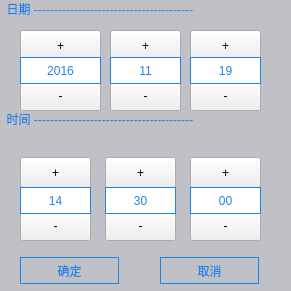
<?xml version="1.0" encoding="UTF-8"?>
<ui version="4.0">
 <class>timeset</class>
 <widget class="QWidget" name="timeset">
  <property name="geometry">
   <rect>
    <x>0</x>
    <y>0</y>
    <width>291</width>
    <height>291</height>
   </rect>
  </property>
  <property name="windowTitle">
   <string>Form</string>
  </property>
  <widget class="QPushButton" name="pushButton_5">
   <property name="geometry">
    <rect>
     <x>105</x>
     <y>157</y>
     <width>71</width>
     <height>31</height>
    </rect>
   </property>
   <property name="text">
    <string>+</string>
   </property>
  </widget>
  <widget class="QLabel" name="label_3">
   <property name="geometry">
    <rect>
     <x>110</x>
     <y>57</y>
     <width>71</width>
     <height>27</height>
    </rect>
   </property>
   <property name="styleSheet">
    <string notr="true">color: rgb(33, 131, 229);
background-color: rgb(255, 255, 255);
border-color: rgb(33, 131, 229);
border-width: 1px;
border-style: solid;</string>
   </property>
   <property name="text">
    <string>11</string>
   </property>
   <property name="alignment">
    <set>Qt::AlignCenter</set>
   </property>
  </widget>
  <widget class="QLabel" name="label">
   <property name="geometry">
    <rect>
     <x>0</x>
     <y>0</y>
     <width>291</width>
     <height>291</height>
    </rect>
   </property>
   <property name="styleSheet">
    <string notr="true">#label {
   color: rgb(33, 131, 229);
	background-color: rgb(192, 193, 198);
}
#label  *{
	background-color: rgb();
}</string>
   </property>
   <property name="text">
    <string>&lt;html&gt;&lt;head/&gt;&lt;body&gt;&lt;p&gt;&amp;nbsp;&amp;nbsp;日期 ----------------------------------------&lt;/p&gt;&lt;p&gt;&lt;br/&gt;&lt;/p&gt;&lt;p&gt;&lt;br/&gt;&lt;/p&gt;&lt;p&gt; &amp;nbsp;&amp;nbsp;时间  ----------------------------------------&lt;br/&gt;&lt;/p&gt;&lt;/body&gt;&lt;/html&gt;</string>
   </property>
   <property name="alignment">
    <set>Qt::AlignLeading|Qt::AlignLeft|Qt::AlignTop</set>
   </property>
  </widget>
  <widget class="QLabel" name="label_6">
   <property name="geometry">
    <rect>
     <x>105</x>
     <y>187</y>
     <width>71</width>
     <height>27</height>
    </rect>
   </property>
   <property name="styleSheet">
    <string notr="true">color: rgb(33, 131, 229);
background-color: rgb(255, 255, 255);
border-color: rgb(33, 131, 229);
border-width: 1px;
border-style: solid;</string>
   </property>
   <property name="text">
    <string>30</string>
   </property>
   <property name="alignment">
    <set>Qt::AlignCenter</set>
   </property>
  </widget>
  <widget class="QPushButton" name="pushButton_6">
   <property name="geometry">
    <rect>
     <x>190</x>
     <y>157</y>
     <width>71</width>
     <height>31</height>
    </rect>
   </property>
   <property name="text">
    <string>+</string>
   </property>
  </widget>
  <widget class="QPushButton" name="pushButton_8">
   <property name="geometry">
    <rect>
     <x>160</x>
     <y>257</y>
     <width>99</width>
     <height>27</height>
    </rect>
   </property>
   <property name="styleSheet">
    <string notr="true">color: rgb(33, 131, 229);
border-color: rgb(33, 131, 229);
border-width: 1px;
border-style: solid;</string>
   </property>
   <property name="text">
    <string>取消</string>
   </property>
  </widget>
  <widget class="QPushButton" name="pushButton_7">
   <property name="geometry">
    <rect>
     <x>20</x>
     <y>257</y>
     <width>99</width>
     <height>27</height>
    </rect>
   </property>
   <property name="styleSheet">
    <string notr="true">color: rgb(33, 131, 229);
border-color: rgb(33, 131, 229);
border-width: 1px;
border-style: solid;</string>
   </property>
   <property name="text">
    <string>确定</string>
   </property>
  </widget>
  <widget class="QLabel" name="label_4">
   <property name="geometry">
    <rect>
     <x>190</x>
     <y>57</y>
     <width>71</width>
     <height>27</height>
    </rect>
   </property>
   <property name="styleSheet">
    <string notr="true">color: rgb(33, 131, 229);
background-color: rgb(255, 255, 255);
border-color: rgb(33, 131, 229);
border-width: 1px;
border-style: solid;</string>
   </property>
   <property name="text">
    <string>19</string>
   </property>
   <property name="alignment">
    <set>Qt::AlignCenter</set>
   </property>
  </widget>
  <widget class="QLabel" name="label_2">
   <property name="geometry">
    <rect>
     <x>20</x>
     <y>57</y>
     <width>81</width>
     <height>27</height>
    </rect>
   </property>
   <property name="styleSheet">
    <string notr="true">color: rgb(33, 131, 229);
background-color: rgb(255, 255, 255);
border-color: rgb(33, 131, 229);
border-width: 1px;
border-style: solid;</string>
   </property>
   <property name="text">
    <string>2016</string>
   </property>
   <property name="alignment">
    <set>Qt::AlignCenter</set>
   </property>
  </widget>
  <widget class="QLabel" name="label_7">
   <property name="geometry">
    <rect>
     <x>190</x>
     <y>187</y>
     <width>71</width>
     <height>27</height>
    </rect>
   </property>
   <property name="styleSheet">
    <string notr="true">color: rgb(33, 131, 229);
background-color: rgb(255, 255, 255);
border-color: rgb(33, 131, 229);
border-width: 1px;
border-style: solid;</string>
   </property>
   <property name="text">
    <string>00</string>
   </property>
   <property name="alignment">
    <set>Qt::AlignCenter</set>
   </property>
  </widget>
  <widget class="QLabel" name="label_5">
   <property name="geometry">
    <rect>
     <x>20</x>
     <y>187</y>
     <width>71</width>
     <height>27</height>
    </rect>
   </property>
   <property name="styleSheet">
    <string notr="true">color: rgb(33, 131, 229);
background-color: rgb(255, 255, 255);
border-color: rgb(33, 131, 229);
border-width: 1px;
border-style: solid;</string>
   </property>
   <property name="text">
    <string>14</string>
   </property>
   <property name="alignment">
    <set>Qt::AlignCenter</set>
   </property>
  </widget>
  <widget class="QPushButton" name="pushButton_1_1">
   <property name="geometry">
    <rect>
     <x>20</x>
     <y>80</y>
     <width>81</width>
     <height>31</height>
    </rect>
   </property>
   <property name="text">
    <string>-</string>
   </property>
   <property name="iconSize">
    <size>
     <width>16</width>
     <height>16</height>
    </size>
   </property>
  </widget>
  <widget class="QPushButton" name="pushButton_2_1">
   <property name="geometry">
    <rect>
     <x>110</x>
     <y>80</y>
     <width>71</width>
     <height>31</height>
    </rect>
   </property>
   <property name="text">
    <string>-</string>
   </property>
  </widget>
  <widget class="QPushButton" name="pushButton_3_1">
   <property name="geometry">
    <rect>
     <x>190</x>
     <y>80</y>
     <width>71</width>
     <height>31</height>
    </rect>
   </property>
   <property name="text">
    <string>-</string>
   </property>
  </widget>
  <widget class="QPushButton" name="pushButton_4_1">
   <property name="geometry">
    <rect>
     <x>20</x>
     <y>210</y>
     <width>71</width>
     <height>31</height>
    </rect>
   </property>
   <property name="text">
    <string>-</string>
   </property>
  </widget>
  <widget class="QPushButton" name="pushButton_5_1">
   <property name="geometry">
    <rect>
     <x>105</x>
     <y>210</y>
     <width>71</width>
     <height>31</height>
    </rect>
   </property>
   <property name="text">
    <string>-</string>
   </property>
  </widget>
  <widget class="QPushButton" name="pushButton_6_1">
   <property name="geometry">
    <rect>
     <x>190</x>
     <y>210</y>
     <width>71</width>
     <height>31</height>
    </rect>
   </property>
   <property name="text">
    <string>-</string>
   </property>
  </widget>
  <widget class="QPushButton" name="pushButton_1">
   <property name="geometry">
    <rect>
     <x>20</x>
     <y>30</y>
     <width>81</width>
     <height>31</height>
    </rect>
   </property>
   <property name="text">
    <string>+</string>
   </property>
   <property name="iconSize">
    <size>
     <width>16</width>
     <height>16</height>
    </size>
   </property>
  </widget>
  <widget class="QPushButton" name="pushButton_2">
   <property name="geometry">
    <rect>
     <x>110</x>
     <y>30</y>
     <width>71</width>
     <height>31</height>
    </rect>
   </property>
   <property name="text">
    <string>+</string>
   </property>
  </widget>
  <widget class="QPushButton" name="pushButton_3">
   <property name="geometry">
    <rect>
     <x>190</x>
     <y>30</y>
     <width>71</width>
     <height>31</height>
    </rect>
   </property>
   <property name="text">
    <string>+</string>
   </property>
  </widget>
  <widget class="QPushButton" name="pushButton_4">
   <property name="geometry">
    <rect>
     <x>20</x>
     <y>157</y>
     <width>71</width>
     <height>31</height>
    </rect>
   </property>
   <property name="text">
    <string>+</string>
   </property>
  </widget>
  <zorder>label</zorder>
  <zorder>pushButton_6</zorder>
  <zorder>pushButton_8</zorder>
  <zorder>pushButton_7</zorder>
  <zorder>pushButton_5</zorder>
  <zorder>pushButton_1_1</zorder>
  <zorder>pushButton_2_1</zorder>
  <zorder>pushButton_3_1</zorder>
  <zorder>pushButton_4_1</zorder>
  <zorder>pushButton_5_1</zorder>
  <zorder>pushButton_6_1</zorder>
  <zorder>pushButton_1</zorder>
  <zorder>pushButton_2</zorder>
  <zorder>label_3</zorder>
  <zorder>pushButton_3</zorder>
  <zorder>pushButton_4</zorder>
  <zorder>label_5</zorder>
  <zorder>label_7</zorder>
  <zorder>label_6</zorder>
  <zorder>label_2</zorder>
  <zorder>label_4</zorder>
 </widget>
 <resources/>
 <connections/>
</ui>
